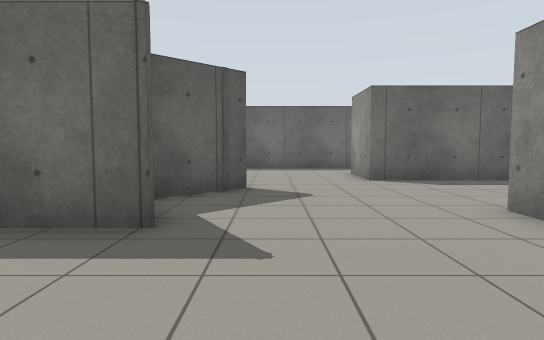
view 1 (above)

15 first-person views from a walk through a robot-simulator world made for Gazebo. The camera is 0.94 m above the floor, tilts 4° down and sees 75° across. The floor is counted in squares, 1 m on a side. Each view is taken from the middle of a square. On the plan, view 1 faces up. The plan holds only what a view shows up to about 12 squares ahead; the rest is blank.

view 2
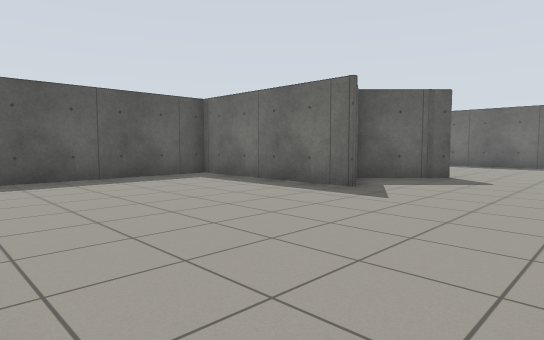

view 3
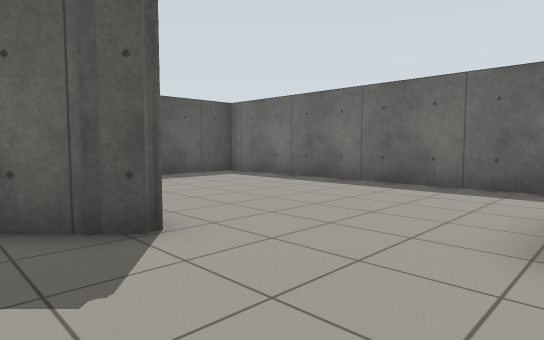

view 4
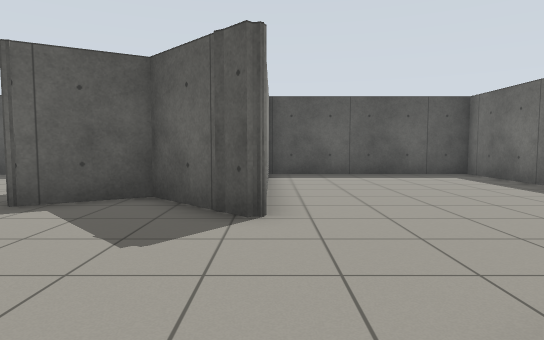

view 5
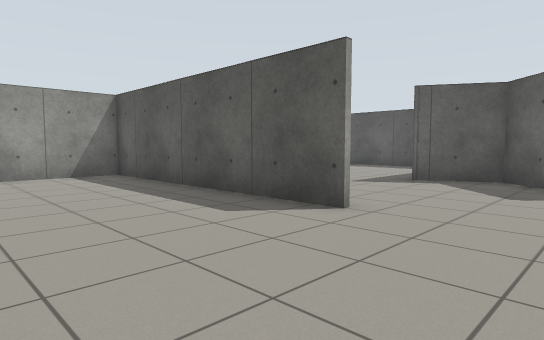

view 6
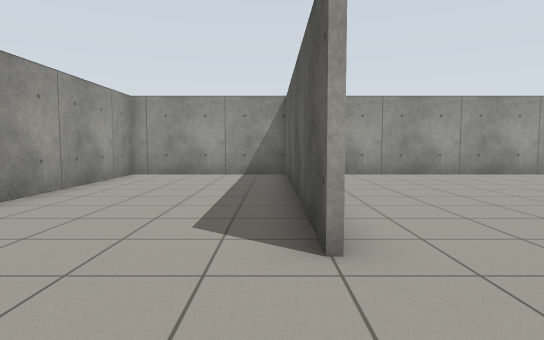

view 7
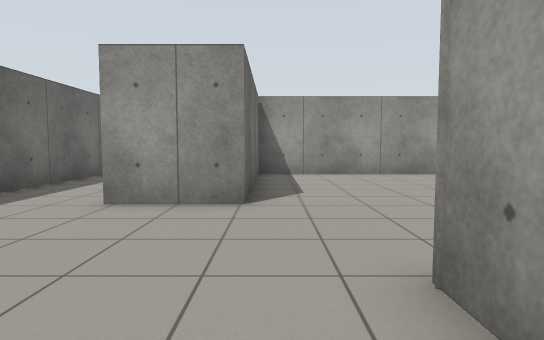

view 8
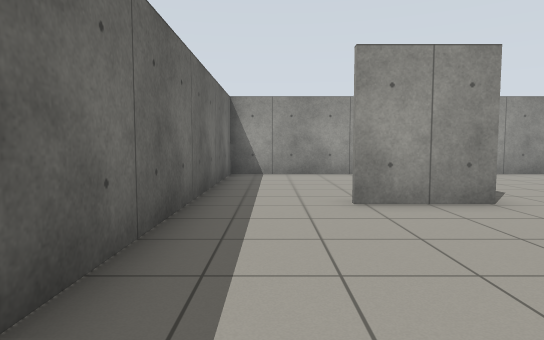

view 9
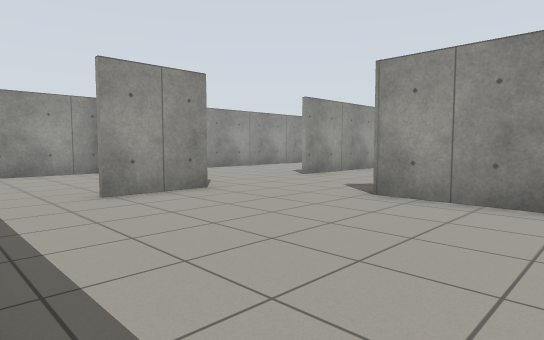

view 10
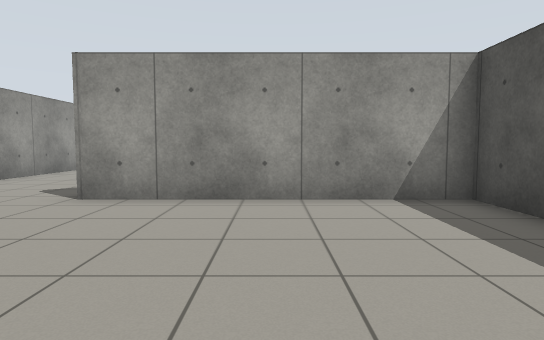

view 11
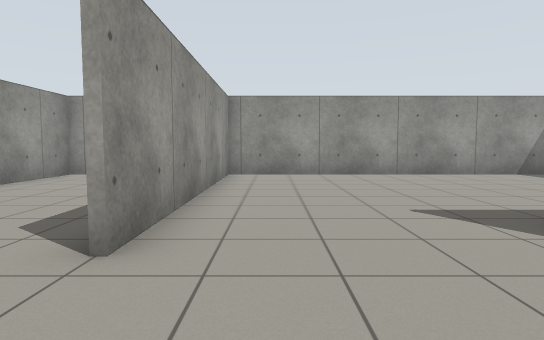

view 12
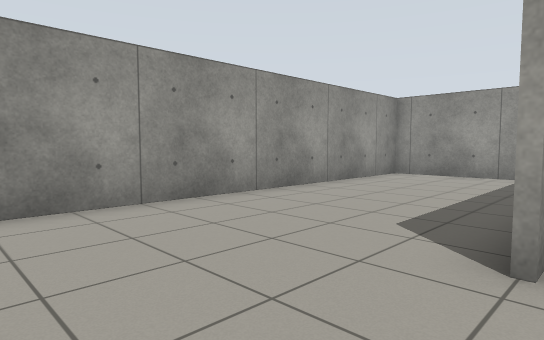

view 13
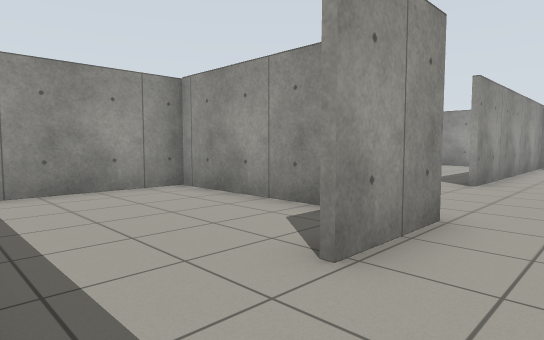

view 14
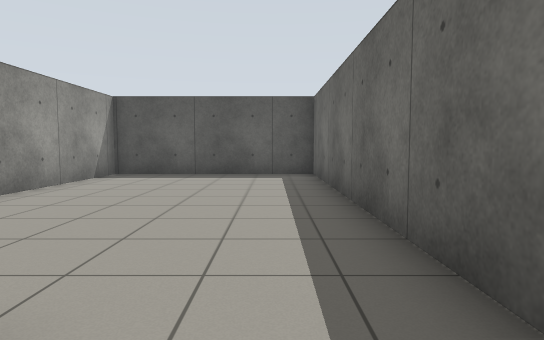

view 15
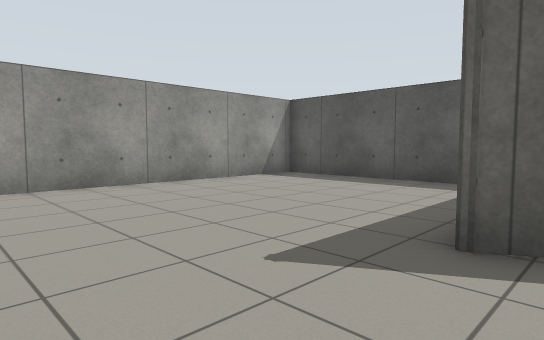

### Floor plan
Points are (right, up) in squares from view 1. A wall is a line through its corners. A room is listed if a view was taken in it or the views show most of it. See-through windows are left out.
Room 1 (views 1, 2, 3, 4, 5, 6, 7, 8, 9, 10, 11, 12, 13, 14, 15)
walls: (-0.5, 7.8) (-2.4, 5.8) (-1.3, 4) (-7.2, 4) (-7.2, -2.9); (3.5, 5.1) (3.5, -3.4); (4.2, 9.6) (8.4, 9.6); (8.4, 9.4) (2.6, 9.4) (2.6, 11.8); (3.4, -3.4) (3.4, 5.1); (-6.7, -3.3) (8.5, -3.3) (8.5, 14.4) (-7.5, 14.4) (-7.5, 7.9) (-0.6, 7.9) (-1, 7.2)

Positions as (right, up) in squares from view 1, and headings:
1: (0, 0), facing up
2: (3, -3), facing up-left
3: (3, 6), facing up-left
4: (4, 8), facing left
5: (8, 8), facing down-left
6: (4, 8), facing down
7: (-3, 9), facing right
8: (-3, 13), facing right
9: (-4, 14), facing down-right
10: (-4, 14), facing down
11: (2, 8), facing down
12: (3, 8), facing down-right
13: (1, 14), facing down-right
14: (4, 13), facing left
15: (2, 5), facing down-left
